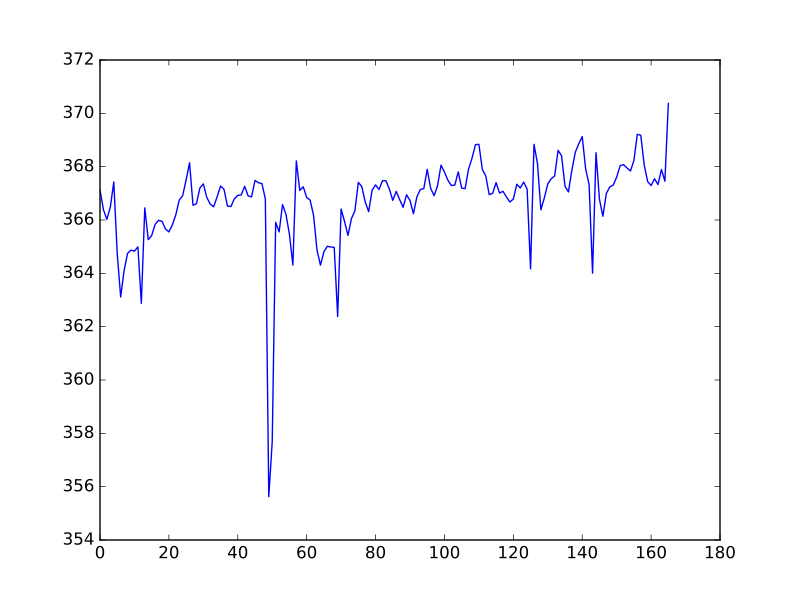

Reproduce this figure in Python.
my_means = vol_means('ds107_sub012_t1r2.nii')
plt.plot(my_means)
# [...]
